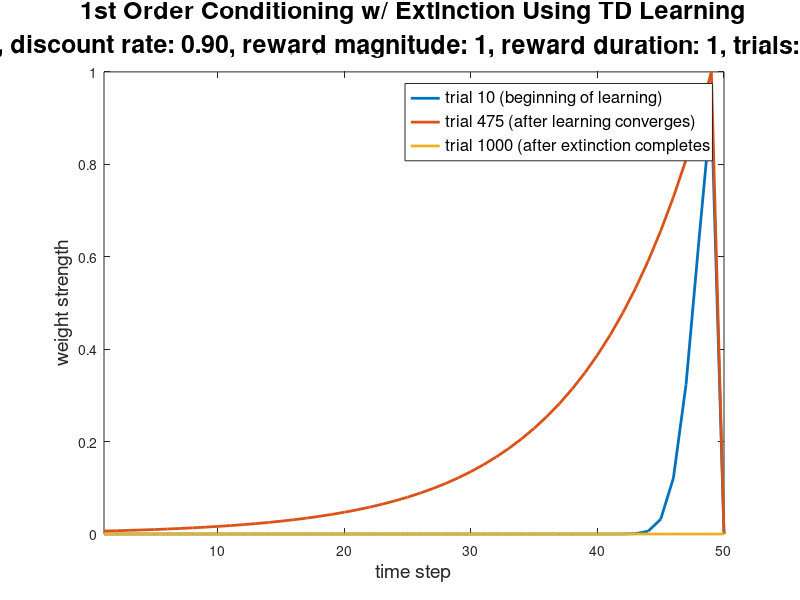
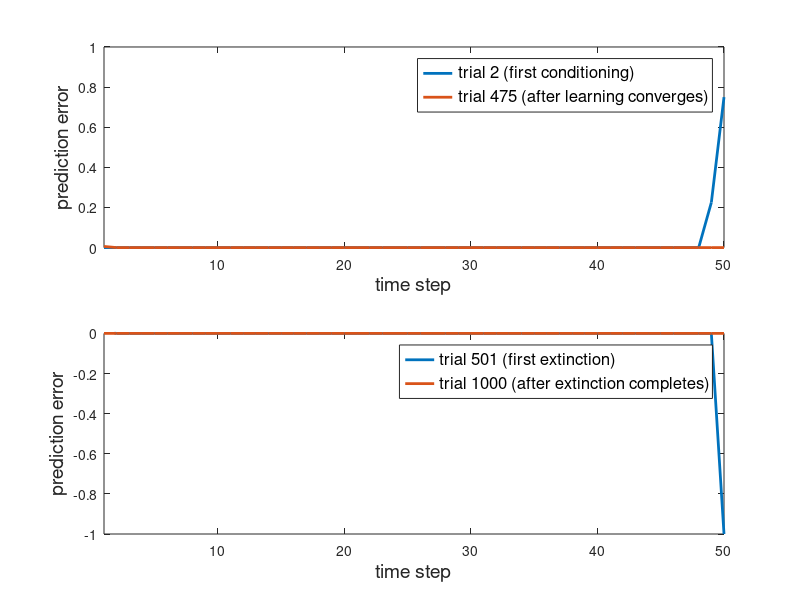

Here is the MATLAB script that generated these plots, in order: (Note: this script raises an error after producing the figures.)
% temporal difference learning model
% extension of the rescorla-wagner model
alpha=.25; % learning rate
gamma = 0.9; % discount rate
lambda=1; % reward magnitude (strength)
lambda_duration = 1; % reward duration, length reward is active

trainN = 1000; % number of training examples

time_steps=50; % how long from stimulus to reward

% vector to keep track of current time-step. which is active and which are 
% inactive. represents current time
time_representation = zeros(1,time_steps); 
% keep track of values for each time step. prediction weights
value_prediction = zeros(1,time_steps); 
% keep record of each value for all trials
value_prediction_mat = zeros(trainN,time_steps);
prediction_error_mat = zeros(trainN,time_steps);

for tN = 1:trainN % which trial
    last_prediction=0; % no prediction of reward when starting out
    if (tN > 500)
        lambda = 0; % extinction of reward after 500 trials
    end
    for timeN = 1:time_steps % which time step of current trial
        if (timeN==50) %reward time
            current_reward = lambda;
        else % no reward
            current_reward = 0;
        end
        time_representation = 0.*time_representation; % reset to 0
        if (timeN>10) % first stimulus
            time_representation(timeN) = 1; 
        end
        time_representation(timeN) = 1; % assign current time a value of 1
        % step 1 calculate predicted reward
        current_prediction = sum(value_prediction.*time_representation);
        % step 2 calculate prediction error, 2nd version diff from slides
        prediction_error = current_reward+gamma.*current_prediction-last_prediction;
        % step 3 calculate weight update
        if (timeN > 1)
            value_prediction(timeN-1)=value_prediction(timeN-1)+alpha.*prediction_error;
        end
        
        last_prediction=current_prediction; % update your last prediction for next timestep
        value_prediction_mat(tN,timeN) = last_prediction;
        prediction_error_mat(tN,timeN) = prediction_error;
    end
end
    
% plot 1: value function (weights)
figure(1), clf
plot(value_prediction_mat(10,:),'LineWidth',2); % trial 10 (beginning of learning) 
hold on
plot(value_prediction_mat(475,:),'LineWidth',2); % trial 475 (after learning converges) 
plot(value_prediction_mat(1000,:),'LineWidth',2); % trial 1000 (after extinction completes) 
xlabel('time step','FontSize',14), ylabel('weight strength','FontSize',14)
legend('trial 10 (beginning of learning)',...
    'trial 475 (after learning converges)','trial 1000 (after extinction completes','FontSize',12,'Location','best')
set(gca,'xlim',[1 50])
title(sprintf('1st Order Conditioning w/ Extinction Using TD Learning\nlearning rate: %1.2f, discount rate: %1.2f, reward magnitude: %d, reward duration: %d, trials: %d, time steps: %d',alpha,gamma,lambda+1,lambda_duration,trainN,time_steps),'FontSize',18)

% plot 2: prediction error
figure(2), clf
subplot(211)
plot(prediction_error_mat(2,:),'LineWidth',2); % trial 2 (first conditioning) 
hold on
plot(prediction_error_mat(475,:),'LineWidth',2); % trial 475 (after learning converges) 
legend('trial 2 (first conditioning)',...
    'trial 475 (after learning converges)','FontSize',12,'Location','best')
xlabel('time step','FontSize',14), ylabel('prediction error','FontSize',14)
set(gca,'xlim',[1 50],'ylim',[0,1])
subplot(212)
plot(prediction_error_mat(501,:),'LineWidth',2); % trial 501 (first extinction) 
hold on
plot(prediction_error_mat(1000,:),'LineWidth',2); % trial 1000 (after extinction completes) 
xlabel('time step','FontSize',14), ylabel('prediction error','FontSize',14)
set(gca,'xlim',[1 50],'ylim',[-1,0])
legend('trial 501 (first extinction)',...
    'trial 1000 (after extinction completes)','FontSize',12,'Location','best')
suptitle(sprintf('1st Order Conditioning w/ Extinction Using TD Learning\nlearning rate: %1.2f, discount rate: %1.2f, reward magnitude: %d, reward duration: %d, trials: %d, time steps: %d',alpha,gamma,lambda+1,lambda_duration,trainN,time_steps))

mesh(prediction_error_mat);
xlabel('time step'), ylabel('trial'), zlabel('error')

% figure(2), clf
% plot(prediction_error_mat(1,:)); hold on
% plot(prediction_error_mat(100,:)); %100th trial
% xlabel('time step'), ylabel('error')
% legend('1st trial','100th trial')
% % this should show the reward backing up to the first & second stimulus,
% % ramp to second then back down and ramp again
% plot(value_prediction_mat(150,:),'LineWidth',5); % shows 150th trial with predicted value for y-axis
    
    